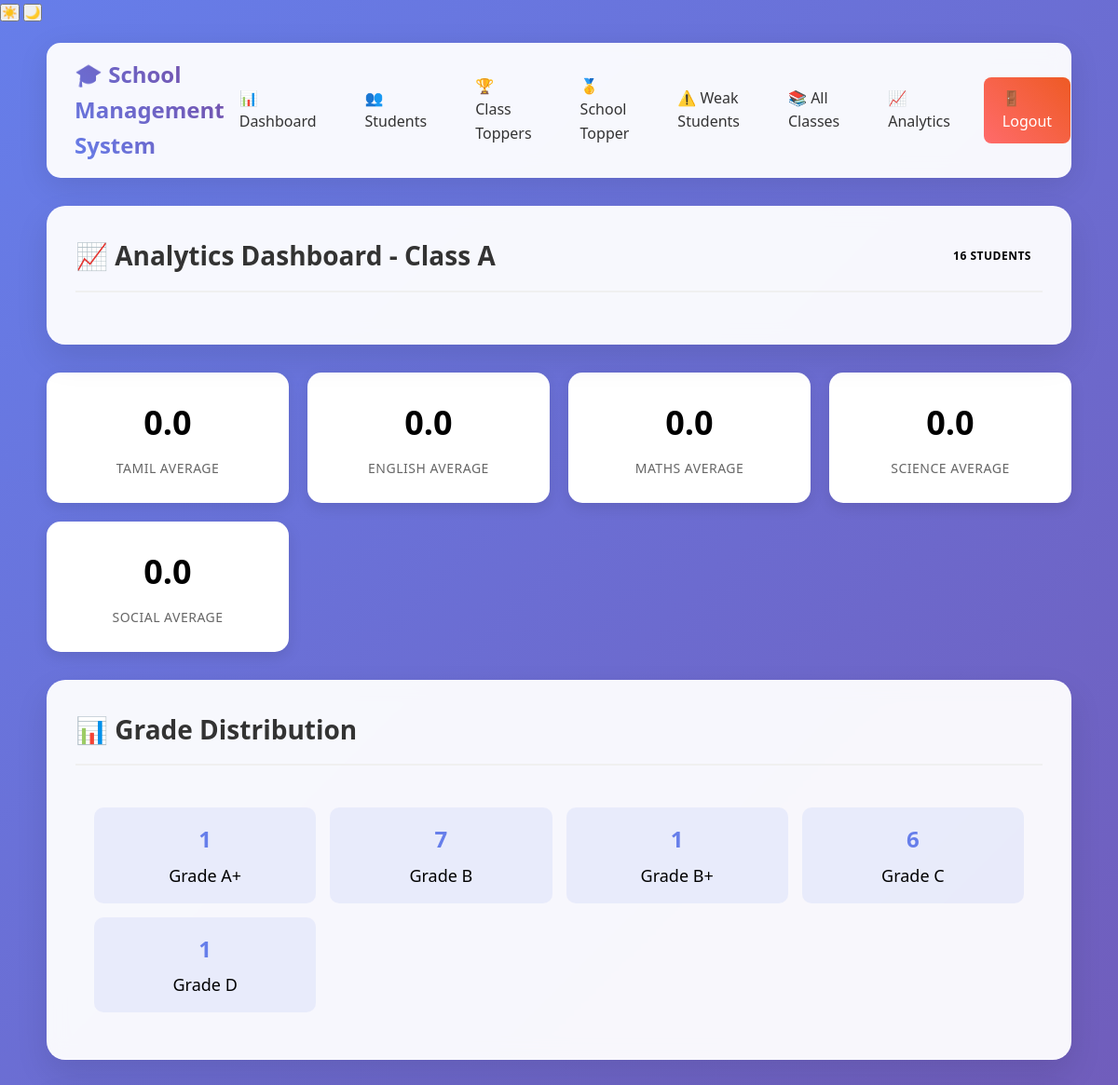
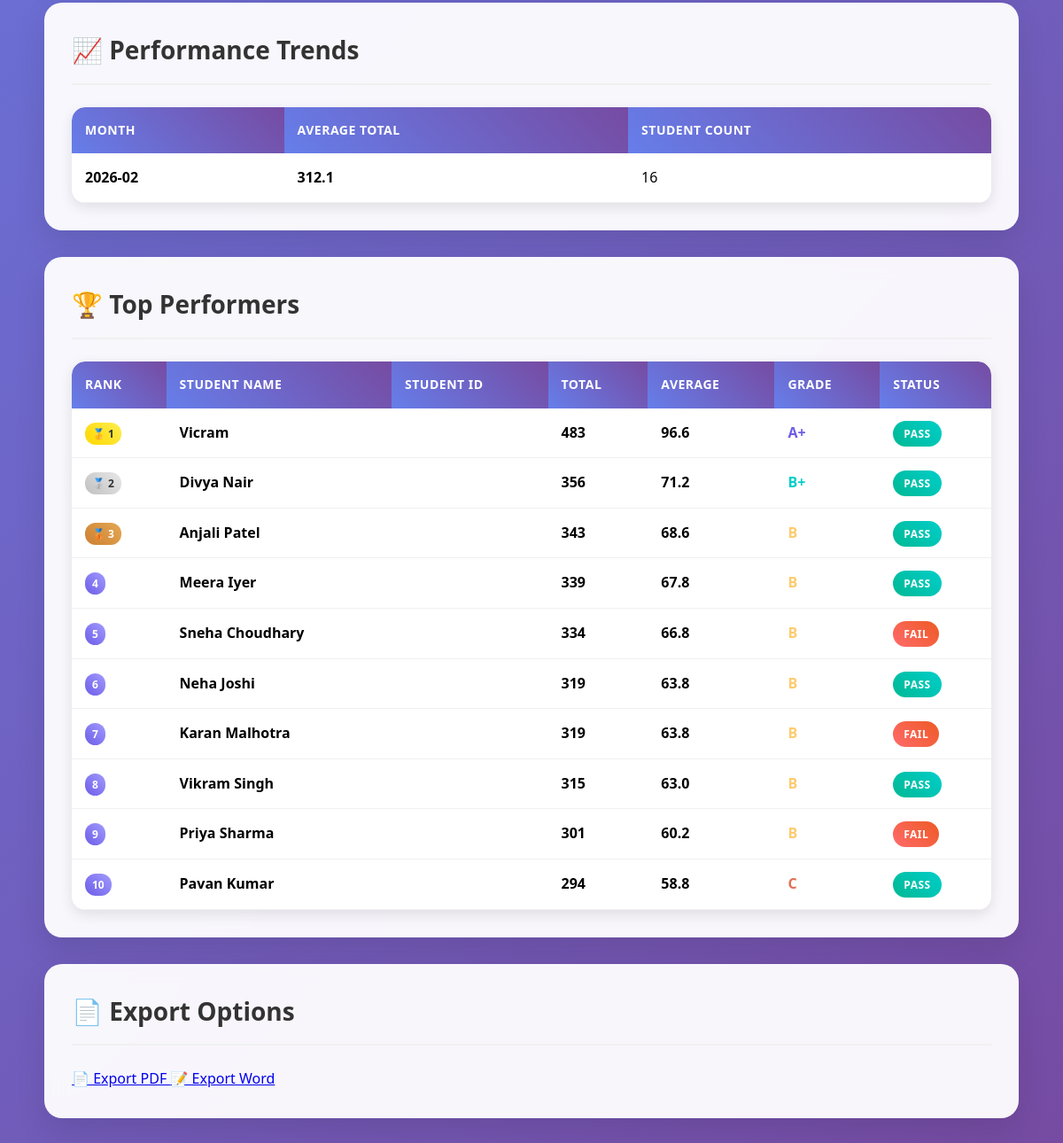
Screenshot of /analytics (signed in) with the database file from the repository (2 pictures, top to bottom).
### tables this page shows
CREATE TABLE students (
            id INTEGER PRIMARY KEY AUTOINCREMENT,
            student_id TEXT UNIQUE NOT NULL,
            name TEXT NOT NULL,
            class TEXT NOT NULL,
            class_teacher TEXT NOT NULL,
            tamil INTEGER,
            english INTEGER,
            maths INTEGER,
            science INTEGER,
            social INTEGER,
            total INTEGER,
            average REAL,
            grade TEXT,
            status TEXT,
            created_at TIMESTAMP DEFAULT CURRENT_TIMESTAMP
        );

### app.py (the view)
    def decorated_function(*args, **kwargs):
        if 'teacher_id' not in session:
            return redirect(url_for('login'))
        return f(*args, **kwargs)

### app.py (called while the page is built)
def get_db():
    conn = sqlite3.connect("students.db")
    conn.row_factory = sqlite3.Row
    return conn

def login_required(f):
    def decorated_function(*args, **kwargs):
        if 'teacher_id' not in session:
            return redirect(url_for('login'))
        return f(*args, **kwargs)
    decorated_function.__name__ = f.__name__
    return decorated_function

### templates/analytics_simple.html (shortened to what this page needs)
<!DOCTYPE html>
<html lang="en" data-theme="{{ session.get('theme', 'light') }}">
<head>
    <link rel="stylesheet" href="/static/style.css">
</head>
<body>
    <div class="theme-switcher">
        <button class="theme-toggle" onclick="toggleTheme('light')" title="Light Mode">
            ☀️
        </button>
        <button class="theme-toggle" onclick="toggleTheme('dark')" title="Dark Mode">
            🌙
        </button>
    </div>
    <div class="container">
        <nav class="navbar">
            <div class="nav-brand">
                🎓 School Management System
            </div>
            <div class="nav-links">
                <a href="/dashboard" class="nav-link">📊 Dashboard</a>
                <a href="/" class="nav-link">👥 Students</a>
                <a href="/class-toppers" class="nav-link">🏆 Class Toppers</a>
                <a href="/school-topper" class="nav-link">🥇 School Topper</a>
                <a href="/weak-students" class="nav-link">⚠️ Weak Students</a>
                <a href="/all-classes" class="nav-link">📚 All Classes</a>
                <a href="/analytics" class="nav-link">📈 Analytics</a>
                <a href="/logout" class="nav-link logout-btn">🚪 Logout</a>
            </div>
        </nav>
        <div class="card">
            <div class="card-header">
                <h1 class="card-title">📈 Analytics Dashboard - Class {{ teacher_class }}</h1>
                <span class="badge badge-info">{{ performance_data|length }} Students</span>
            </div>
        </div>
        <div class="stats-grid">
            <div class="stat-card">
                <div class="stat-number">{{ "%.1f"|format(subject_averages.tamil or 0) }}</div>
                <div class="stat-label">Tamil Average</div>
            </div>
            <div class="stat-card">
                <div class="stat-number">{{ "%.1f"|format(subject_averages.english or 0) }}</div>
                <div class="stat-label">English Average</div>
            </div>
            <div class="stat-card">
                <div class="stat-number">{{ "%.1f"|format(subject_averages.maths or 0) }}</div>
                <div class="stat-label">Maths Average</div>
            </div>
            <div class="stat-card">
                <div class="stat-number">{{ "%.1f"|format(subject_averages.science or 0) }}</div>
                <div class="stat-label">Science Average</div>
            </div>
            <div class="stat-card">
                <div class="stat-number">{{ "%.1f"|format(subject_averages.social or 0) }}</div>
                <div class="stat-label">Social Average</div>
            </div>
        </div>
        <div class="card">
            <div class="card-header">
                <h2 class="card-title">📊 Grade Distribution</h2>
            </div>
            <div style="padding: 20px;">
                <div style="display: grid; grid-template-columns: repeat(auto-fit, minmax(200px, 1fr)); gap: 15px;">
                    {% for grade in grade_distribution %}
                    <div style="text-align: center; padding: 15px; background: rgba(102, 126, 234, 0.1); border-radius: 10px;">
                        <div style="font-size: 24px; font-weight: bold; color: #667eea;">{{ grade.count }}</div>
                        <div style="font-size: 18px; margin-top: 5px;">Grade {{ grade.grade }}</div>
                    </div>
                    {% endfor %}
                </div>
            </div>
        </div>
        <div class="card">
            <div class="card-header">
                <h2 class="card-title">📈 Performance Trends</h2>
            </div>
            <div class="table-container">
                <table class="table">
                    <thead>
                        <tr>
                            <th>Month</th>
                            <th>Average Total</th>
                            <th>Student Count</th>
                        </tr>
                    </thead>
                    <tbody>
                        {% for trend in monthly_trend %}
                        <tr>
                            <td><strong>{{ trend.month }}</strong></td>
                            <td><strong>{{ "%.1f"|format(trend.avg_total) }}</strong></td>
                            <td>{{ trend.student_count }}</td>
                        </tr>
                        {% endfor %}
                    </tbody>
                </table>
            </div>
        </div>
        <div class="card">
            <div class="card-header">
                <h2 class="card-title">🏆 Top Performers</h2>
            </div>
            <div class="table-container">
                <table class="table">
                    <thead>
                        <tr>
                            <th>Rank</th>
                            <th>Student Name</th>
                            <th>Student ID</th>
                            <th>Total</th>
                            <th>Average</th>
                            <th>Grade</th>
                            <th>Status</th>
                        </tr>
                    </thead>
                    <tbody>
                        {% for student in performance_data[:10] %}
                        <tr class="{{ 'pass-row' if student.status == 'PASS' else 'fail-row' }}">
                            <td>
                                {% if loop.index == 1 %}
                                    <span class="rank-badge rank-1">🥇 {{ loop.index }}</span>
                                {% elif loop.index == 2 %}
                                    <span class="rank-badge rank-2">🥈 {{ loop.index }}</span>
                                {% elif loop.index == 3 %}
                                    <span class="rank-badge rank-3">🥉 {{ loop.index }}</span>
                                {% else %}
                                    <span class="rank-badge">{{ loop.index }}</span>
                                {% endif %}
                            </td>
                            <td><strong>{{ student.name }}</strong></td>
                            <td>{{ student.student_id }}</td>
                            <td><strong>{{ student.total }}</strong></td>
                            <td><strong>{{ "%.1f"|format(student.average) }}</strong></td>
                            <td>
                                <span class="grade-{{ student.grade.lower().replace('+', '-plus') }}">
                                    {{ student.grade }}
                                </span>
                            </td>
                            <td>
                                <span class="badge badge-{{ 'success' if student.status == 'PASS' else 'danger' }}">
                                    {{ student.status }}
                                </span>
                            </td>
                        </tr>
                        {% endfor %}
                    </tbody>
                </table>
            </div>
        </div>
        <div class="card">
            <div class="card-header">
                <h2 class="card-title">📄 Export Options</h2>
            </div>
            <div class="export-buttons">
                <a href="/export-pdf" class="btn-export btn-export-pdf">
                    📄 Export PDF
                </a>
                <a href="/export-word" class="btn-export btn-export-word">
                    📝 Export Word
                </a>
            </div>
        </div>
    </div>
</body>
</html>

### static/style.css (style rules this page uses)
* { margin: 0; padding: 0; box-sizing: border-box; }
body { font-family: 'Segoe UI', Tahoma, Geneva, Verdana, sans-serif; background: linear-gradient(135deg, #667eea 0%, #764ba2 100%); min-height: 100vh; line-height: 1.6; }
.container { width: 95%; max-width: 1400px; margin: 0 auto; padding: 20px; }
.navbar { background: rgba(255, 255, 255, 0.95); backdrop-filter: blur(10px); padding: 15px 30px; border-radius: 15px; margin-bottom: 30px; box-shadow: 0 8px 32px rgba(0, 0, 0, 0.1); display: flex; justify-content: space-between; align-items: center; }
.nav-brand { font-size: 24px; font-weight: bold; background: linear-gradient(45deg, #667eea, #764ba2); -webkit-background-clip: text; -webkit-text-fill-color: transparent; }
.nav-links { display: flex; gap: 20px; align-items: center; }
.nav-link { text-decoration: none; color: #333; font-weight: 500; padding: 8px 16px; border-radius: 8px; transition: all 0.3s ease; }
.logout-btn { background: linear-gradient(45deg, #ff6b6b, #ee5a24); color: white !important; padding: 10px 20px !important; }
.card { background: rgba(255, 255, 255, 0.95); backdrop-filter: blur(10px); padding: 30px; border-radius: 20px; margin-bottom: 30px; box-shadow: 0 15px 35px rgba(0, 0, 0, 0.1); border: 1px solid rgba(255, 255, 255, 0.2); transition: transform 0.3s ease, box-shadow 0.3s ease; }
.card-header { display: flex; justify-content: space-between; align-items: center; margin-bottom: 25px; padding-bottom: 15px; border-bottom: 2px solid #f0f0f0; }
.card-title { font-size: 28px; font-weight: bold; color: #333; }
.table-container { overflow-x: auto; border-radius: 15px; box-shadow: 0 5px 15px rgba(0, 0, 0, 0.1); }
.table { width: 100%; border-collapse: collapse; background: white; border-radius: 15px; overflow: hidden; }
.table th { background: linear-gradient(45deg, #667eea, #764ba2); color: white; padding: 15px; text-align: left; font-weight: 600; text-transform: uppercase; font-size: 14px; letter-spacing: 0.5px; }
.table td { padding: 15px; border-bottom: 1px solid #f0f0f0; vertical-align: middle; }
.table tbody tr { transition: all 0.3s ease; }
.badge { padding: 6px 12px; border-radius: 20px; font-size: 12px; font-weight: 600; text-transform: uppercase; letter-spacing: 0.5px; }
.badge-success { background: linear-gradient(45deg, #00b894, #00cec9); color: white; }
.badge-danger { background: linear-gradient(45deg, #ff6b6b, #ee5a24); color: white; }
.grade-a-plus { color: #6c5ce7; font-weight: bold; }
.grade-b-plus { color: #00cec9; font-weight: bold; }
.grade-b { color: #fdcb6e; font-weight: bold; }
.grade-c { color: #e17055; font-weight: bold; }
.stats-grid { display: grid; grid-template-columns: repeat(auto-fit, minmax(250px, 1fr)); gap: 20px; margin-bottom: 30px; }
.stat-card { background: white; padding: 25px; border-radius: 15px; box-shadow: 0 5px 15px rgba(0, 0, 0, 0.1); text-align: center; transition: all 0.3s ease; }
.stat-number { font-size: 36px; font-weight: bold; margin-bottom: 10px; }
.stat-label { color: #666; font-size: 14px; text-transform: uppercase; letter-spacing: 0.5px; }
.rank-badge { background: linear-gradient(45deg, #6c5ce7, #a29bfe); color: white; padding: 4px 8px; border-radius: 12px; font-size: 12px; font-weight: bold; }
.rank-1 { background: linear-gradient(45deg, #ffd700, #ffed4e); color: #333; }
.rank-2 { background: linear-gradient(45deg, #c0c0c0, #e8e8e8); color: #333; }
.rank-3 { background: linear-gradient(45deg, #cd7f32, #e4a853); color: white; }

### rows the page displays
students: name "Vicram", total "483", average "96.6", grade "A+", status "PASS"
students: name "Divya Nair", total "356", average "71.2", grade "B+", status "PASS"
students: name "Anjali Patel", total "343", average "68.6", grade "B", status "PASS"
students: name "Meera Iyer", total "339", average "67.8", grade "B", status "PASS"
students: name "Sneha Choudhary", total "334", average "66.8", grade "B", status "FAIL"
students: name "Neha Joshi", total "319", average "63.8", grade "B", status "PASS"
students: name "Karan Malhotra", total "319", average "63.8", grade "B", status "FAIL"
students: name "Vikram Singh", total "315", average "63.0", grade "B", status "PASS"
students: name "Priya Sharma", total "301", average "60.2", grade "B", status "FAIL"
students: name "Pavan Kumar", total "294", average "58.8", grade "C", status "PASS"

### other values shown
{{ teacher_class }} "A"
{{ performance_data|length }} "16"
{{ "%.1f"|format(subject_averages.tamil or 0) }} "0.0"
{{ "%.1f"|format(subject_averages.english or 0) }} "0.0"
{{ "%.1f"|format(subject_averages.maths or 0) }} "0.0"
{{ "%.1f"|format(subject_averages.science or 0) }} "0.0"
{{ "%.1f"|format(subject_averages.social or 0) }} "0.0"
{{ grade.count }} "1" "7" "1" "6" "1"
{{ grade.grade }} "A+" "B" "B+" "C" "D"
{{ trend.month }} "2026-02"
{{ "%.1f"|format(trend.avg_total) }} "312.1"
{{ trend.student_count }} "16"
